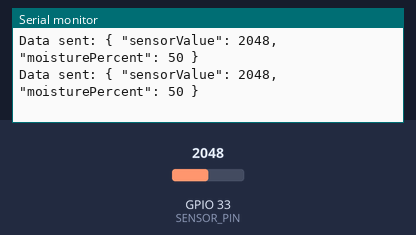
Bench run of a sketch on a simulated ESP32. Parts: the last lines printed to the serial monitor. Inputs (shaded band) come from the test bench; at power-on: GPIO 33 (SENSOR_PIN) = 2048. Nothing arrives over Bluetooth unless stated; a phone connects over Bluetooth LE 3 s after start.

Above: at 10.8 s.
10.9 s: GPIO 33 (SENSOR_PIN) set to 2866
At 20.4 s:
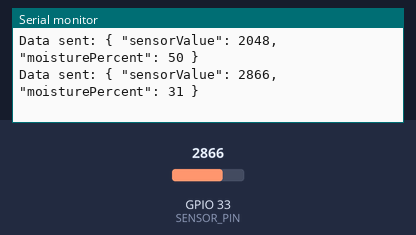
20.9 s: GPIO 33 (SENSOR_PIN) set to 3603
At 30.5 s:
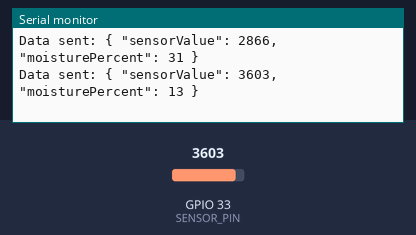
Timing chart, 0 to 32.0 s (numbered marks = the images above; inputs shaded):
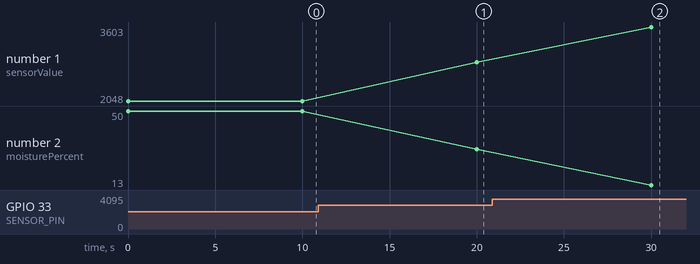

Measured:
- after the input at 10.9 s, the serial monitor: prints a new line after 9.1 s (image 1)
- after the input at 20.9 s, the serial monitor: prints a new line after 9.1 s (image 2)
- plotted number 1: 2048 → 2866 after the input at 10.9 s, 2866 → 3603 after the input at 20.9 s
- plotted number 2: 50 → 31 after the input at 10.9 s, 31 → 13 after the input at 20.9 s

The sketch:

AnalogReadSerial.ino
```cpp
#include <BLEDevice.h>
#include <BLEUtils.h>
#include <BLEServer.h>

// Pin for connection to the soil moisture sensor
#define SENSOR_PIN 33

BLEServer* pServer = NULL;
BLECharacteristic* pCharacteristic = NULL;
bool deviceConnected = true;

// Define UUIDs for BLE service and characteristic
#define SERVICE_UUID "12345678-1234-1234-1234-123456789abc"
#define CHARACTERISTIC_UUID "abcd1234-ab12-cd34-ef56-1234567890ab"

void setup() {
  // Change the default Baud from 921600 to 115200
  Serial.begin(115200);

  // Initialize BLE with a custom name
  BLEDevice::init("ESP32_Sensor");
  pServer = BLEDevice::createServer();

  // Create a new BLE
  BLEService* pService = pServer->createService(SERVICE_UUID);

  // Create READ and NOTIFY properties
  pCharacteristic = pService->createCharacteristic(
                      CHARACTERISTIC_UUID,
                      BLECharacteristic::PROPERTY_READ |
                      BLECharacteristic::PROPERTY_NOTIFY
                    );

  // Start point of the BLE service
  pService->start();

  // Start point of advertising the BLE service
  BLEAdvertising* pAdvertising = BLEDevice::getAdvertising();
  pAdvertising->start();
  Serial.println("BLE initialized and is waiting for connections ...");
}

void loop() {
  // Read moisture sensor value (Range is between 0-4095)
  int sensorValue = analogRead(SENSOR_PIN);
  int moisturePercent = 100 - map(sensorValue, 0, 4095, 0, 100);

  // Format the JSON
  String jsonData = "{ \"sensorValue\": " + String(sensorValue) +
                    ", \"moisturePercent\": " + String(moisturePercent) + " }";

  // Send data via BLE if a device is connected
  if (deviceConnected) {
    pCharacteristic->setValue(jsonData.c_str());
    pCharacteristic->notify();
    Serial.println("Data sent: " + jsonData);
  }

  // 10 seconds delay before reading again
  delay(10000);
}
```
